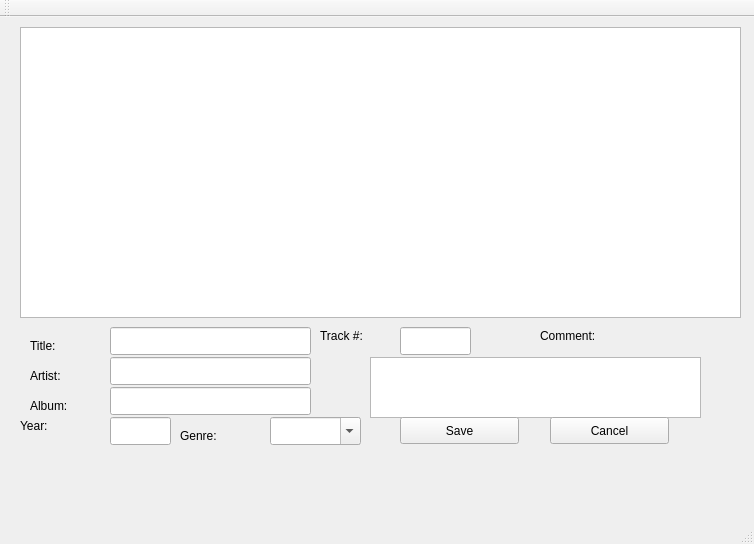
<?xml version="1.0" encoding="UTF-8"?>
<ui version="4.0">
 <class>MainWindow</class>
 <widget class="QMainWindow" name="MainWindow">
  <property name="geometry">
   <rect>
    <x>0</x>
    <y>0</y>
    <width>754</width>
    <height>544</height>
   </rect>
  </property>
  <property name="windowTitle">
   <string>qTagger</string>
  </property>
  <widget class="QWidget" name="centralWidget">
   <widget class="QTreeView" name="treeView">
    <property name="geometry">
     <rect>
      <x>20</x>
      <y>10</y>
      <width>721</width>
      <height>291</height>
     </rect>
    </property>
    <property name="selectionMode">
     <enum>QAbstractItemView::ExtendedSelection</enum>
    </property>
    <property name="selectionBehavior">
     <enum>QAbstractItemView::SelectRows</enum>
    </property>
   </widget>
   <widget class="QLabel" name="labTitle">
    <property name="geometry">
     <rect>
      <x>30</x>
      <y>320</y>
      <width>121</width>
      <height>18</height>
     </rect>
    </property>
    <property name="text">
     <string>Title:</string>
    </property>
    <property name="buddy">
     <cstring>editTitle</cstring>
    </property>
   </widget>
   <widget class="QLabel" name="labArtist">
    <property name="geometry">
     <rect>
      <x>30</x>
      <y>350</y>
      <width>91</width>
      <height>18</height>
     </rect>
    </property>
    <property name="text">
     <string>Artist:</string>
    </property>
    <property name="buddy">
     <cstring>editaArtist</cstring>
    </property>
   </widget>
   <widget class="QLabel" name="labAlbum">
    <property name="geometry">
     <rect>
      <x>30</x>
      <y>380</y>
      <width>91</width>
      <height>18</height>
     </rect>
    </property>
    <property name="text">
     <string>Album:</string>
    </property>
    <property name="buddy">
     <cstring>editAlbum</cstring>
    </property>
   </widget>
   <widget class="QLineEdit" name="editTitle">
    <property name="geometry">
     <rect>
      <x>110</x>
      <y>310</y>
      <width>201</width>
      <height>28</height>
     </rect>
    </property>
   </widget>
   <widget class="QLineEdit" name="editaArtist">
    <property name="geometry">
     <rect>
      <x>110</x>
      <y>340</y>
      <width>201</width>
      <height>28</height>
     </rect>
    </property>
   </widget>
   <widget class="QLineEdit" name="editAlbum">
    <property name="geometry">
     <rect>
      <x>110</x>
      <y>370</y>
      <width>201</width>
      <height>28</height>
     </rect>
    </property>
   </widget>
   <widget class="QLineEdit" name="editYear">
    <property name="geometry">
     <rect>
      <x>110</x>
      <y>400</y>
      <width>61</width>
      <height>28</height>
     </rect>
    </property>
    <property name="maxLength">
     <number>4</number>
    </property>
   </widget>
   <widget class="QLabel" name="labYear">
    <property name="geometry">
     <rect>
      <x>20</x>
      <y>400</y>
      <width>72</width>
      <height>18</height>
     </rect>
    </property>
    <property name="text">
     <string>Year:</string>
    </property>
    <property name="buddy">
     <cstring>editYear</cstring>
    </property>
   </widget>
   <widget class="QLabel" name="labGenre">
    <property name="geometry">
     <rect>
      <x>180</x>
      <y>410</y>
      <width>72</width>
      <height>18</height>
     </rect>
    </property>
    <property name="text">
     <string>Genre:</string>
    </property>
    <property name="buddy">
     <cstring>cbxGenre</cstring>
    </property>
   </widget>
   <widget class="QComboBox" name="cbxGenre">
    <property name="geometry">
     <rect>
      <x>270</x>
      <y>400</y>
      <width>91</width>
      <height>28</height>
     </rect>
    </property>
    <property name="editable">
     <bool>true</bool>
    </property>
   </widget>
   <widget class="QLabel" name="labTrackNum">
    <property name="geometry">
     <rect>
      <x>320</x>
      <y>310</y>
      <width>72</width>
      <height>18</height>
     </rect>
    </property>
    <property name="text">
     <string>Track #:</string>
    </property>
    <property name="buddy">
     <cstring>editTrackNum</cstring>
    </property>
   </widget>
   <widget class="QLabel" name="labComment">
    <property name="geometry">
     <rect>
      <x>540</x>
      <y>310</y>
      <width>72</width>
      <height>18</height>
     </rect>
    </property>
    <property name="text">
     <string>Comment:</string>
    </property>
    <property name="buddy">
     <cstring>editComment</cstring>
    </property>
   </widget>
   <widget class="QLineEdit" name="editTrackNum">
    <property name="geometry">
     <rect>
      <x>400</x>
      <y>310</y>
      <width>71</width>
      <height>28</height>
     </rect>
    </property>
    <property name="maxLength">
     <number>3</number>
    </property>
   </widget>
   <widget class="QPlainTextEdit" name="editComment">
    <property name="geometry">
     <rect>
      <x>370</x>
      <y>340</y>
      <width>331</width>
      <height>61</height>
     </rect>
    </property>
   </widget>
   <widget class="QLabel" name="labTime">
    <property name="geometry">
     <rect>
      <x>20</x>
      <y>450</y>
      <width>141</width>
      <height>18</height>
     </rect>
    </property>
    <property name="text">
     <string/>
    </property>
   </widget>
   <widget class="QLabel" name="labBitrate">
    <property name="geometry">
     <rect>
      <x>210</x>
      <y>450</y>
      <width>181</width>
      <height>18</height>
     </rect>
    </property>
    <property name="text">
     <string/>
    </property>
   </widget>
   <widget class="QLabel" name="labSampleRate">
    <property name="geometry">
     <rect>
      <x>450</x>
      <y>450</y>
      <width>201</width>
      <height>18</height>
     </rect>
    </property>
    <property name="text">
     <string/>
    </property>
   </widget>
   <widget class="QPushButton" name="butSave">
    <property name="geometry">
     <rect>
      <x>400</x>
      <y>400</y>
      <width>119</width>
      <height>27</height>
     </rect>
    </property>
    <property name="text">
     <string>Save</string>
    </property>
   </widget>
   <widget class="QPushButton" name="butCancel">
    <property name="geometry">
     <rect>
      <x>550</x>
      <y>400</y>
      <width>119</width>
      <height>27</height>
     </rect>
    </property>
    <property name="text">
     <string>Cancel</string>
    </property>
   </widget>
  </widget>
  <widget class="QMenuBar" name="menuBar">
   <property name="geometry">
    <rect>
     <x>0</x>
     <y>0</y>
     <width>754</width>
     <height>24</height>
    </rect>
   </property>
  </widget>
  <widget class="QToolBar" name="mainToolBar">
   <attribute name="toolBarArea">
    <enum>TopToolBarArea</enum>
   </attribute>
   <attribute name="toolBarBreak">
    <bool>false</bool>
   </attribute>
  </widget>
  <widget class="QStatusBar" name="statusBar"/>
 </widget>
 <layoutdefault spacing="6" margin="11"/>
 <resources/>
 <connections/>
</ui>
